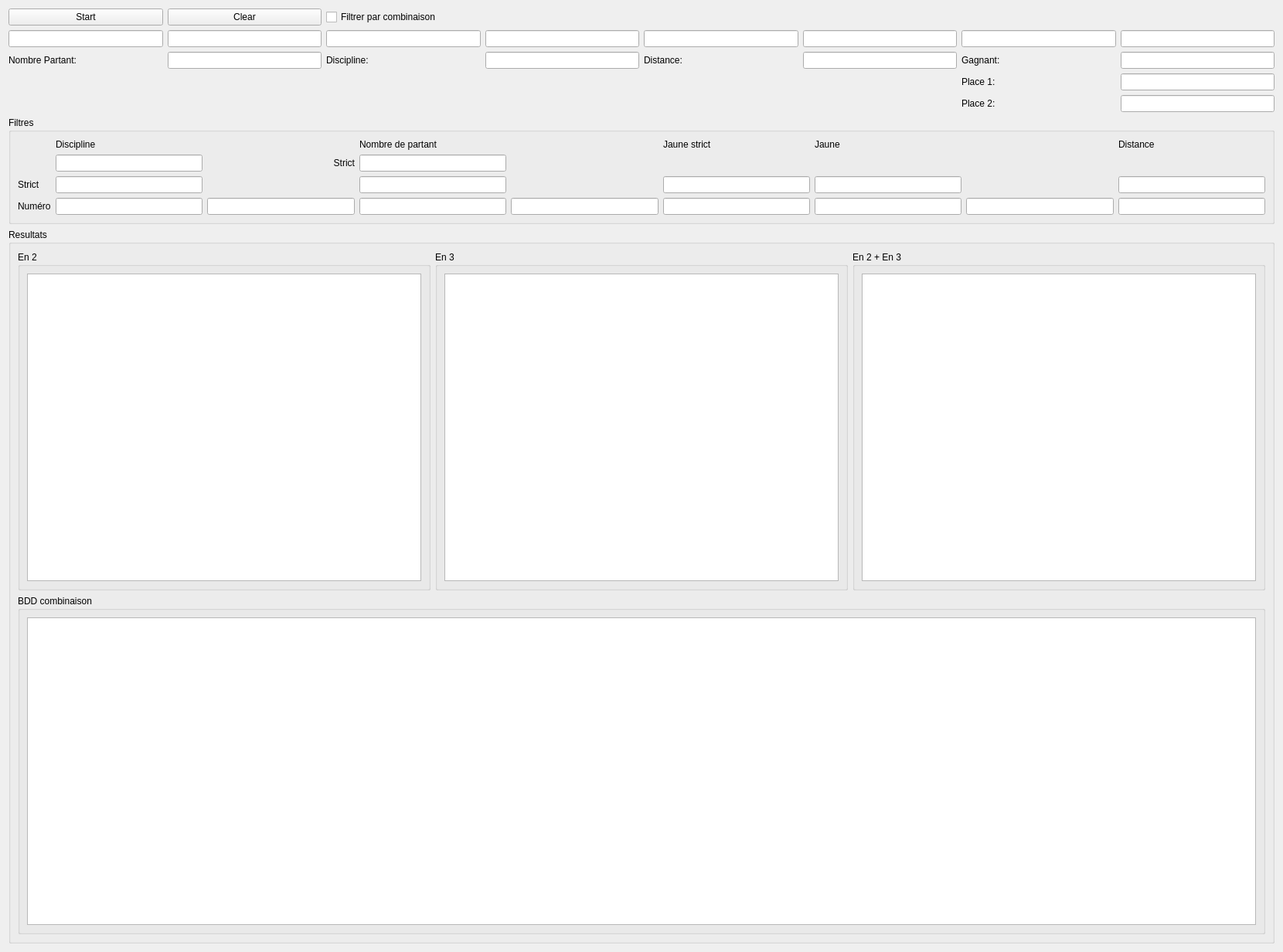
<?xml version="1.0" encoding="UTF-8"?>
<ui version="4.0">
 <class>Course</class>
 <widget class="QWidget" name="Course">
  <property name="geometry">
   <rect>
    <x>0</x>
    <y>0</y>
    <width>1660</width>
    <height>1232</height>
   </rect>
  </property>
  <property name="windowTitle">
   <string>Form</string>
  </property>
  <layout class="QGridLayout" name="m_raceLayout">
   <property name="sizeConstraint">
    <enum>QLayout::SetNoConstraint</enum>
   </property>
   <item row="0" column="1">
    <widget class="QPushButton" name="m_clear">
     <property name="text">
      <string>Clear</string>
     </property>
    </widget>
   </item>
   <item row="0" column="0">
    <widget class="QPushButton" name="m_start">
     <property name="text">
      <string>Start</string>
     </property>
    </widget>
   </item>
   <item row="1" column="0">
    <widget class="QLineEdit" name="m_nbre1"/>
   </item>
   <item row="1" column="1">
    <widget class="QLineEdit" name="m_nbre2"/>
   </item>
   <item row="1" column="2">
    <widget class="QLineEdit" name="m_nbre3"/>
   </item>
   <item row="1" column="3">
    <widget class="QLineEdit" name="m_nbre4"/>
   </item>
   <item row="1" column="4">
    <widget class="QLineEdit" name="m_nbre5"/>
   </item>
   <item row="1" column="5">
    <widget class="QLineEdit" name="m_nbre6"/>
   </item>
   <item row="1" column="6">
    <widget class="QLineEdit" name="m_nbre7"/>
   </item>
   <item row="1" column="7">
    <widget class="QLineEdit" name="m_nbre8"/>
   </item>
   <item row="2" column="0">
    <widget class="QLabel" name="m_nbrePartantLabel">
     <property name="text">
      <string>Nombre Partant:</string>
     </property>
    </widget>
   </item>
   <item row="2" column="1">
    <widget class="QLineEdit" name="m_nbrePartant"/>
   </item>
   <item row="2" column="2">
    <widget class="QLabel" name="m_disciplineLabel">
     <property name="text">
      <string>Discipline:</string>
     </property>
    </widget>
   </item>
   <item row="2" column="3">
    <widget class="QLineEdit" name="m_discipline"/>
   </item>
   <item row="2" column="4">
    <widget class="QLabel" name="m_distanceLabel">
     <property name="text">
      <string>Distance:</string>
     </property>
    </widget>
   </item>
   <item row="2" column="5">
    <widget class="QLineEdit" name="m_distance"/>
   </item>
   <item row="2" column="6">
    <widget class="QLabel" name="m_winnerLabel">
     <property name="text">
      <string>Gagnant:</string>
     </property>
    </widget>
   </item>
   <item row="2" column="7">
    <widget class="QLineEdit" name="m_winner"/>
   </item>
   <item row="3" column="6">
    <widget class="QLabel" name="m_place1Label">
     <property name="text">
      <string>Place 1:</string>
     </property>
    </widget>
   </item>
   <item row="3" column="7">
    <widget class="QLineEdit" name="m_place1"/>
   </item>
   <item row="4" column="6">
    <widget class="QLabel" name="m_place2Label">
     <property name="text">
      <string>Place 2:</string>
     </property>
    </widget>
   </item>
   <item row="4" column="7">
    <widget class="QLineEdit" name="m_place2"/>
   </item>
   <item row="5" column="0" colspan="8">
    <widget class="QGroupBox" name="m_filterGroupBox">
     <property name="title">
      <string>Filtres</string>
     </property>
     <layout class="QGridLayout" name="gridLayout_4">
      <item row="0" column="8">
       <widget class="QLabel" name="label_5">
        <property name="text">
         <string>Distance</string>
        </property>
       </widget>
      </item>
      <item row="0" column="6">
       <widget class="QLabel" name="label_4">
        <property name="text">
         <string>Jaune</string>
        </property>
       </widget>
      </item>
      <item row="2" column="3">
       <widget class="QLineEdit" name="m_nbrLeaverMin"/>
      </item>
      <item row="1" column="1">
       <widget class="QLineEdit" name="m_letterMin"/>
      </item>
      <item row="0" column="3">
       <widget class="QLabel" name="label_2">
        <property name="text">
         <string>Nombre de partant</string>
        </property>
       </widget>
      </item>
      <item row="0" column="1">
       <widget class="QLabel" name="label">
        <property name="text">
         <string>Discipline</string>
        </property>
       </widget>
      </item>
      <item row="2" column="5">
       <widget class="QLineEdit" name="m_yellowStrict"/>
      </item>
      <item row="2" column="6">
       <widget class="QLineEdit" name="m_yellowMin"/>
      </item>
      <item row="2" column="8">
       <widget class="QLineEdit" name="m_distanceFilter"/>
      </item>
      <item row="1" column="3">
       <widget class="QLineEdit" name="m_nbrLeaverStrict"/>
      </item>
      <item row="2" column="1">
       <widget class="QLineEdit" name="m_letterStrict"/>
      </item>
      <item row="4" column="1">
       <widget class="QLineEdit" name="m_filterNbr1"/>
      </item>
      <item row="4" column="2">
       <widget class="QLineEdit" name="m_filterNbr2"/>
      </item>
      <item row="4" column="3">
       <widget class="QLineEdit" name="m_filterNbr3"/>
      </item>
      <item row="4" column="4">
       <widget class="QLineEdit" name="m_filterNbr4"/>
      </item>
      <item row="4" column="5">
       <widget class="QLineEdit" name="m_filterNbr5"/>
      </item>
      <item row="4" column="6">
       <widget class="QLineEdit" name="m_filterNbr6"/>
      </item>
      <item row="4" column="7">
       <widget class="QLineEdit" name="m_filterNbr7"/>
      </item>
      <item row="4" column="8">
       <widget class="QLineEdit" name="m_filterNbr8"/>
      </item>
      <item row="0" column="5">
       <widget class="QLabel" name="label_3">
        <property name="text">
         <string>Jaune strict</string>
        </property>
       </widget>
      </item>
      <item row="2" column="0">
       <widget class="QLabel" name="label_6">
        <property name="text">
         <string>Strict</string>
        </property>
       </widget>
      </item>
      <item row="1" column="2">
       <widget class="QLabel" name="label_7">
        <property name="text">
         <string>Strict</string>
        </property>
        <property name="alignment">
         <set>Qt::AlignRight|Qt::AlignTrailing|Qt::AlignVCenter</set>
        </property>
       </widget>
      </item>
      <item row="4" column="0">
       <widget class="QLabel" name="label_8">
        <property name="text">
         <string>Numéro</string>
        </property>
       </widget>
      </item>
     </layout>
    </widget>
   </item>
   <item row="6" column="0" colspan="8">
    <widget class="QGroupBox" name="m_resultats">
     <property name="title">
      <string>Resultats</string>
     </property>
     <layout class="QGridLayout" name="gridLayout_3">
      <item row="0" column="2" colspan="2">
       <widget class="QGroupBox" name="m_en3Group">
        <property name="title">
         <string>En 3</string>
        </property>
        <layout class="QGridLayout" name="gridLayout_7">
         <item row="0" column="0">
          <widget class="QTableView" name="m_en3">
           <property name="minimumSize">
            <size>
             <width>420</width>
             <height>300</height>
            </size>
           </property>
           <property name="sizeAdjustPolicy">
            <enum>QAbstractScrollArea::AdjustToContents</enum>
           </property>
          </widget>
         </item>
        </layout>
       </widget>
      </item>
      <item row="0" column="4" colspan="2">
       <widget class="QGroupBox" name="m_en2en3Group">
        <property name="title">
         <string>En 2 + En 3</string>
        </property>
        <layout class="QGridLayout" name="gridLayout_8">
         <item row="0" column="0">
          <widget class="QTableView" name="m_en2En3">
           <property name="minimumSize">
            <size>
             <width>420</width>
             <height>300</height>
            </size>
           </property>
           <property name="sizeAdjustPolicy">
            <enum>QAbstractScrollArea::AdjustToContents</enum>
           </property>
          </widget>
         </item>
        </layout>
       </widget>
      </item>
      <item row="0" column="0" colspan="2">
       <widget class="QGroupBox" name="m_en2Group">
        <property name="title">
         <string>En 2</string>
        </property>
        <layout class="QGridLayout" name="gridLayout_6">
         <item row="0" column="0">
          <widget class="QTableView" name="m_en2">
           <property name="minimumSize">
            <size>
             <width>420</width>
             <height>300</height>
            </size>
           </property>
           <property name="sizeAdjustPolicy">
            <enum>QAbstractScrollArea::AdjustToContents</enum>
           </property>
          </widget>
         </item>
        </layout>
       </widget>
      </item>
      <item row="1" column="0" colspan="6">
       <widget class="QGroupBox" name="m_BDDCombination">
        <property name="title">
         <string>BDD combinaison</string>
        </property>
        <layout class="QGridLayout" name="gridLayout_5">
         <item row="0" column="0">
          <widget class="QTableView" name="m_combination">
           <property name="minimumSize">
            <size>
             <width>0</width>
             <height>100</height>
            </size>
           </property>
          </widget>
         </item>
        </layout>
       </widget>
      </item>
     </layout>
    </widget>
   </item>
   <item row="0" column="2">
    <widget class="QCheckBox" name="m_combFilter">
     <property name="text">
      <string>Filtrer par combinaison</string>
     </property>
    </widget>
   </item>
  </layout>
 </widget>
 <resources/>
 <connections/>
</ui>
